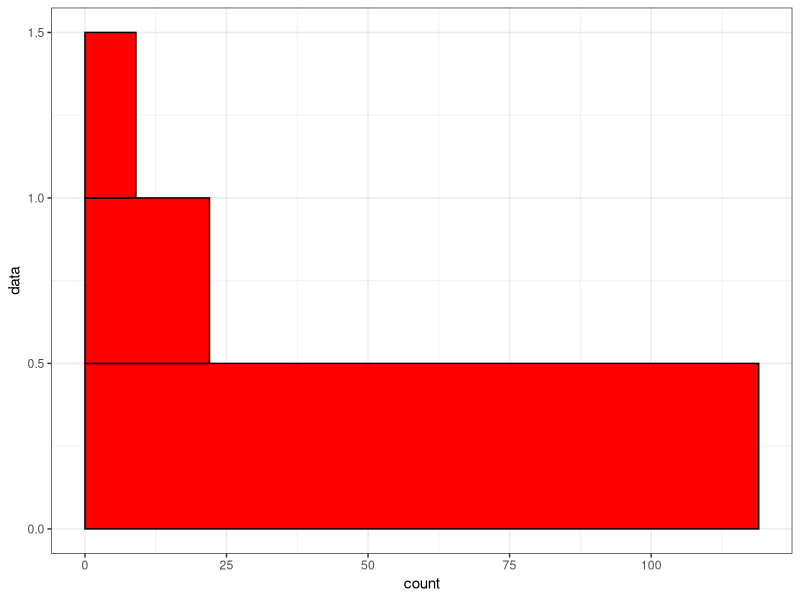
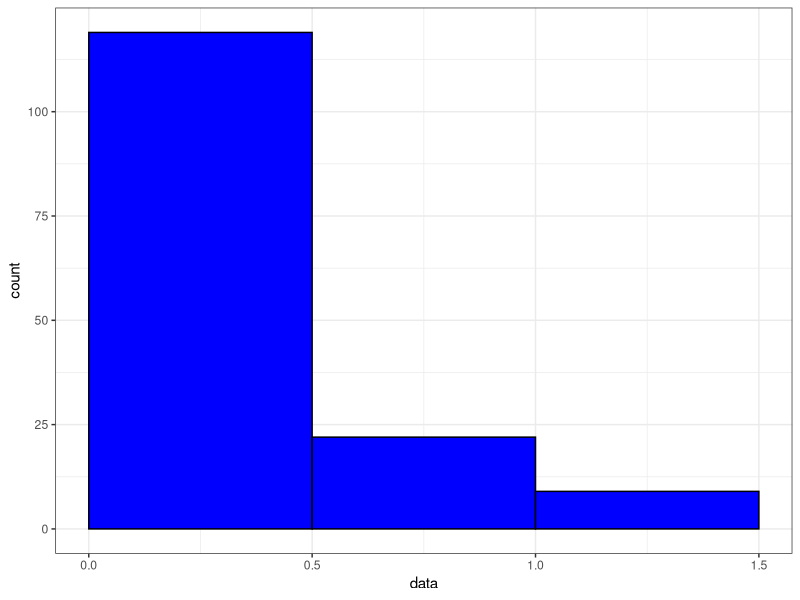

Recreate these plots in R, in order.
## ---- chunk 1
par(mar = c(4, 4, 0.1, 0.1))
df1 <- data.frame(
    data = rexp(150, rate = 3)
)

ggplot2::ggplot(df1) +
    ggplot2::geom_histogram(mapping= ggplot2::aes(y = data), fill="red", binwidth = 0.5, col = "black", closed="left", boundary=0) +
    ggplot2::theme_bw() 

ggplot2::ggplot(df1) +
    ggplot2::geom_histogram(mapping = ggplot2::aes(x = data), fill = "blue", col="black", binwidth = 0.5, closed="left", boundary=0) +
    ggplot2::theme_bw()

